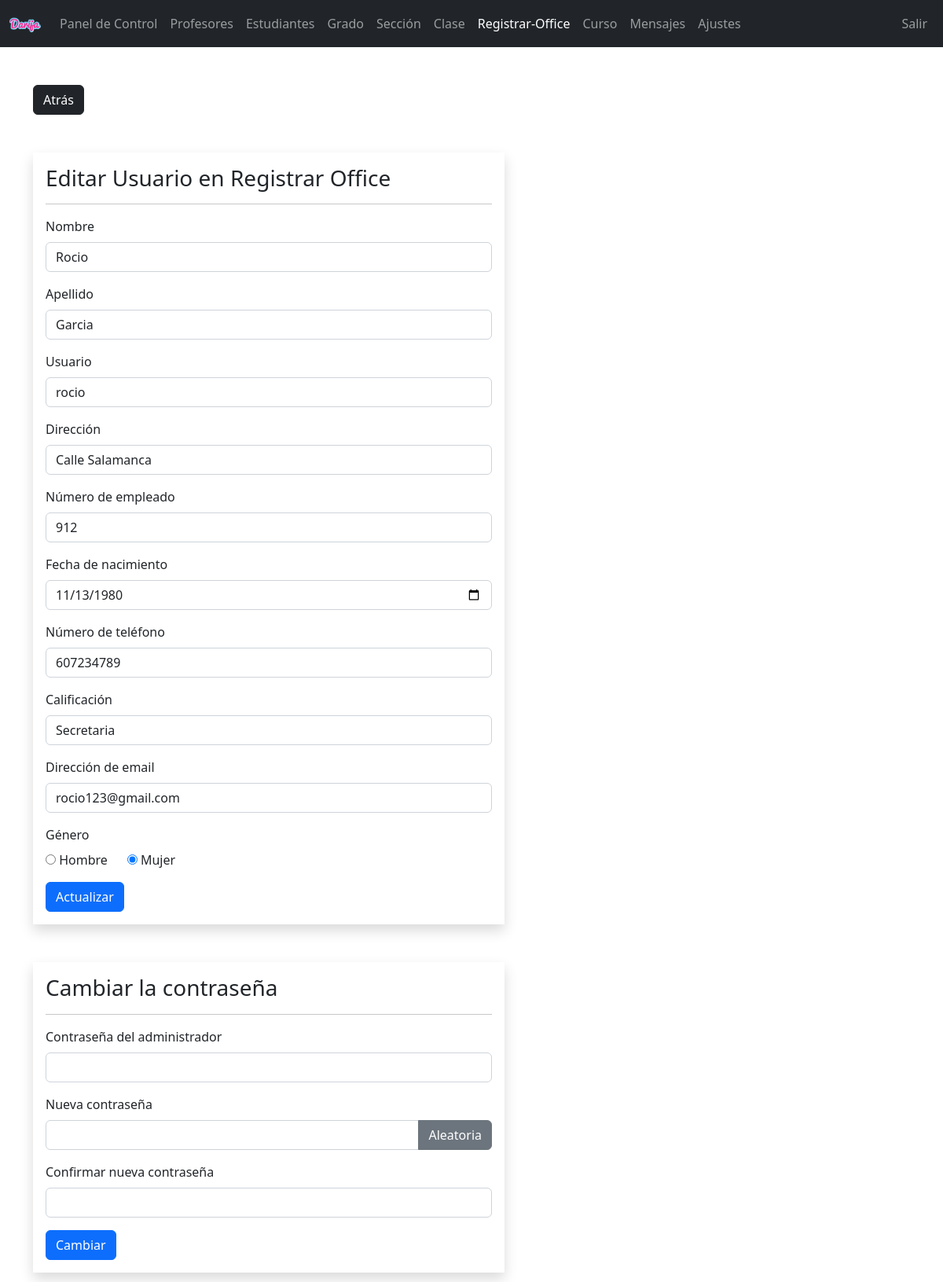
/admin/registrar-office-edit.php?r_user_id=1 (signed in), run on the app's committed database.
### tables this page shows
CREATE TABLE `registrar_office` (
  `r_user_id` int(11) NOT NULL,
  `username` varchar(127) NOT NULL,
  `password` varchar(255) NOT NULL,
  `fname` varchar(31) NOT NULL,
  `lname` varchar(31) NOT NULL,
  `address` varchar(31) NOT NULL,
  `employee_number` int(11) NOT NULL,
  `date_of_birth` date NOT NULL,
  `phone_number` varchar(31) NOT NULL,
  `qualification` varchar(31) NOT NULL,
  `gender` varchar(7) NOT NULL,
  `email_address` varchar(255) NOT NULL,
  `date_of_joined` datetime NOT NULL DEFAULT current_timestamp()
);

### admin/data/registrar_office.php (called while the page is built, shortened)
<?php
function getR_usersById($r_user_id, $conn){
   $sql = "SELECT * FROM registrar_office
           WHERE r_user_id=?";
   $stmt = $conn->prepare($sql);
   $stmt->execute([$r_user_id]);
   if ($stmt->rowCount() == 1) {
     $teacher = $stmt->fetch();
     return $teacher;
   }else {
    return 0;
   }
}

### admin/registrar-office-edit.php (the view, shortened to what this page needs)
<?php
if (isset($_SESSION['admin_id']) &&
    isset($_SESSION['role'])     &&
    isset($_GET['r_user_id'])) {
    if ($_SESSION['role'] == 'Admin') {
       include "../CONEXION_DB.php";
       include "data/registrar_office.php";
       $r_user_id = $_GET['r_user_id'];
       $r_user = getR_usersById($r_user_id, $conn);
 ?>
<!DOCTYPE html>
<html lang="en">
<head>
	<link rel="stylesheet" href="https://cdn.jsdelivr.net/npm/bootstrap@5.2.0/dist/css/bootstrap.min.css">
	<link rel="stylesheet" href="../css/style.css">
  <link rel="stylesheet" href="https://cdnjs.cloudflare.com/ajax/libs/font-awesome/4.7.0/css/font-awesome.min.css">
</head>
<body>
    <?php
        include "inc/navbar.php";
     ?>
     <div class="container mt-5">
        <a href="registrar-office.php"
           class="btn btn-dark">Atrás</a>
        <form method="post"
              class="shadow p-3 mt-5 form-w"
              action="req/registrar-office-edit.php">
        <h3>Editar Usuario en Registrar Office</h3><hr>
        <div class="mb-3">
          <label class="form-label">Nombre</label>
          <input type="text"
                 class="form-control"
                 value="<?=$r_user['fname']?>"
                 name="fname">
        </div>
        <div class="mb-3">
          <label class="form-label">Apellido</label>
          <input type="text"
                 class="form-control"
                 value="<?=$r_user['lname']?>"
                 name="lname">
        </div>
        <div class="mb-3">
          <label class="form-label">Usuario</label>
          <input type="text"
                 class="form-control"
                 value="<?=$r_user['username']?>"
                 name="username">
        </div>
        <div class="mb-3">
          <label class="form-label">Dirección</label>
          <input type="text"
                 class="form-control"
                 value="<?=$r_user['address']?>"
                 name="address">
        </div>
        <div class="mb-3">
          <label class="form-label">Número de empleado</label>
          <input type="text"
                 class="form-control"
                 value="<?=$r_user['employee_number']?>"
                 name="employee_number">
        </div>
        <div class="mb-3">
          <label class="form-label">Fecha de nacimiento</label>
          <input type="date"
                 class="form-control"
                 value="<?=$r_user['date_of_birth']?>"
                 name="date_of_birth">
        </div>
        <div class="mb-3">
          <label class="form-label">Número de teléfono</label>
          <input type="text"
                 class="form-control"
                 value="<?=$r_user['phone_number']?>"
                 name="phone_number">
        </div>
        <div class="mb-3">
          <label class="form-label">Calificación</label>
          <input type="text"
                 class="form-control"
                 value="<?=$r_user['qualification']?>"
                 name="qualification">
        </div>
        <div class="mb-3">
          <label class="form-label">Dirección de email</label>
          <input type="text"
                 class="form-control"
                 value="<?=$r_user['email_address']?>"
                 name="email_address">
        </div>
        <div class="mb-3">
          <label class="form-label">Género</label><br>
          <input type="radio"
                 value="Male"
                 <?php if($r_user['gender'] == 'Male') echo 'checked';  ?>
                 name="gender"> Hombre
                 &nbsp;&nbsp;&nbsp;&nbsp;
          <input type="radio"
                 value="Female"
                 <?php if($r_user['gender'] == 'Female') echo 'checked';  ?>
                 name="gender"> Mujer
        </div>
      <button type="submit"
              class="btn btn-primary">
              Actualizar</button>
     </form>
     <form method="post"
              class="shadow p-3 my-5 form-w"
              action="req/registrar-office-change.php"
              id="change_password">
        <h3>Cambiar la contraseña</h3><hr>
       <div class="mb-3">
            <div class="mb-3">
            <label class="form-label">Contraseña del administrador</label>
                <input type="password"
                       class="form-control"
                       name="admin_pass">
          </div>
            <label class="form-label">Nueva contraseña</label>
            <div class="input-group mb-3">
                <input type="text"
                       class="form-control"
                       name="new_pass"
                       id="passInput">
                <button class="btn btn-secondary"
                        id="gBtn">
                        Aleatoria</button>
            </div>
          </div>
          <div class="mb-3">
            <label class="form-label">Confirmar nueva contraseña </label>
                <input type="text"
                       class="form-control"
                       name="c_new_pass"
                       id="passInput2">
          </div>
          <button type="submit"
              class="btn btn-primary">
              Cambiar</button>
        </form>
     </div>
</body>
</html>
<?php
  }else {
    header("Location: teacher.php");
    exit;
  }
}else {
	header("Location: teacher.php");
	exit;
}
?>

### css/style.css (style rules this page uses)
.form-w { max-width: 600px; width: 100%; }

### data on the page
registrar_office: fname "Rocio", lname "Garcia", username "rocio", address "Calle Salamanca", employee_number "912", date_of_birth "11/13/1980", phone_number "607234789", qualification "Secretaria", email_address "rocio123@gmail.com", gender "☑"
